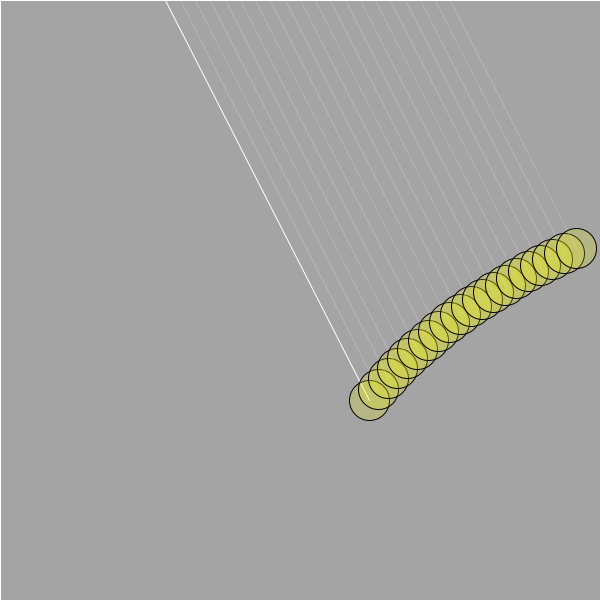
Frame 1 (no input)
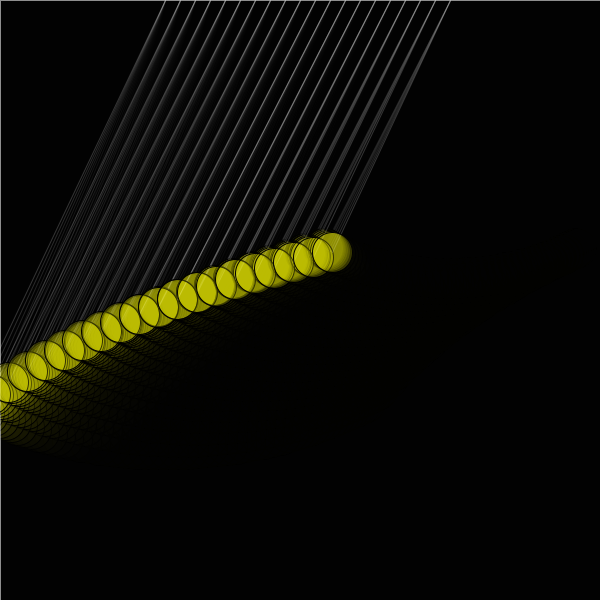
Frame 60 (the mouse pressed at the canvas centre just before this capture)
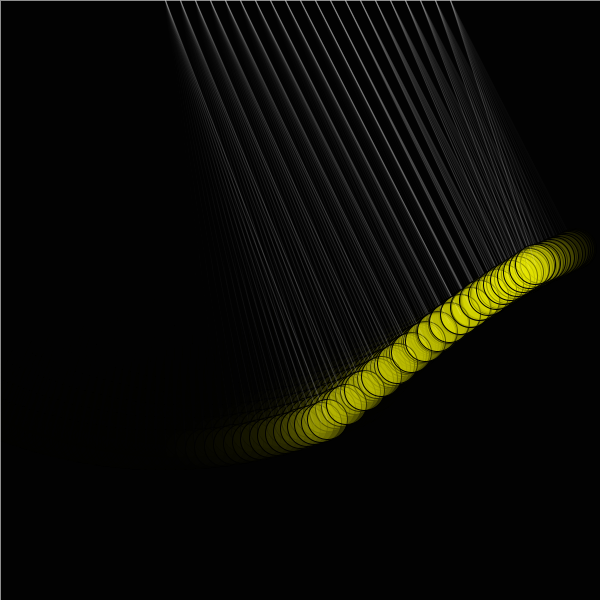
Frame 120 (the mouse held since frame 60 and released just before this capture)

The Processing sketch that drew these frames (run headless with seeded random() and noise(); from frame 60 on, the mouse is pressed at the canvas centre):

// Processing sketch: processing_151396
// ── processing_151396.pde

Pendulum[] p;
float time = 0.0;

// How many pendulums do you want?
int pendulumCount = 20;

// The time it takes for everything to be lined up again
// depends on the sync factor.  
// Setting this value higher will make it take longer
float syncFactor = 70.0;

void setup() {
  size(600, 600);
  stroke(255);
  strokeWeight(1);
  p = new Pendulum[pendulumCount];
  float lengthInit = 450; // The length of the longest string

  for (int i = 0; i < p.length; i++) {
    float ratio =  syncFactor / (syncFactor + i);
    p[i] = new Pendulum(width/4 + (width/2/pendulumCount) * (i + 1), 0, ratio * ratio * lengthInit, .15*PI);
  }
}

void draw() {
  fill(0, 50);
  rect(0, 0, width, height);
  

  for (Pendulum pend : p)
    pend.drawIt(time);
  time += 1;
}

public class Pendulum {
  float gravity = 1;
  float stringLength;
  float thetaInit;
  float x;
  float y;

  public Pendulum(float x, float y, float stringLength, float thetaInit) {
    this.x = x;
    this.y = y;
    this.stringLength = stringLength;
    this.thetaInit = thetaInit;
  }

  public void drawIt(float time) {
    float theta = thetaInit*cos(sqrt(gravity/stringLength)*time);
    float bottomX = x + stringLength * sin(theta);
    float bottomY = y + stringLength * cos(theta);
    
    line(x, y, bottomX, bottomY);
    fill(255, 255, 0, 50);
    stroke(0);
    ellipse(bottomX, bottomY, 40, 40);
    stroke(255, 50);
  }
}
